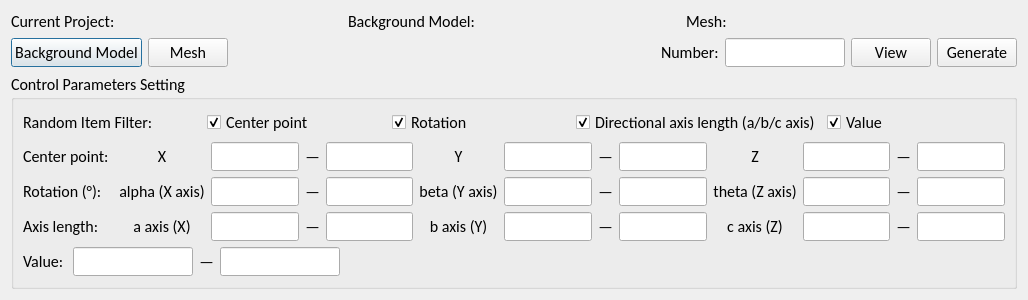
<?xml version="1.0" encoding="UTF-8"?>
<ui version="4.0">
 <class>Dialog</class>
 <widget class="QDialog" name="Dialog">
  <property name="geometry">
   <rect>
    <x>0</x>
    <y>0</y>
    <width>1028</width>
    <height>300</height>
   </rect>
  </property>
  <property name="font">
   <font>
    <family>Calibri</family>
    <pointsize>12</pointsize>
   </font>
  </property>
  <property name="windowTitle">
   <string>Random Ellipsoid Generator</string>
  </property>
  <layout class="QVBoxLayout" name="verticalLayout">
   <item>
    <layout class="QHBoxLayout" name="horizontalLayout_header_2" stretch="1,1,1">
     <item>
      <widget class="QLabel" name="label_project">
       <property name="text">
        <string>Current Project:</string>
       </property>
      </widget>
     </item>
     <item>
      <widget class="QLabel" name="label_model_in">
       <property name="text">
        <string>Background Model:</string>
       </property>
      </widget>
     </item>
     <item>
      <widget class="QLabel" name="label_mesh">
       <property name="text">
        <string>Mesh:</string>
       </property>
      </widget>
     </item>
    </layout>
   </item>
   <item>
    <layout class="QHBoxLayout" name="horizontalLayout_header2">
     <item>
      <widget class="QPushButton" name="pushBtn_Model_in">
       <property name="text">
        <string>Background Model</string>
       </property>
      </widget>
     </item>
     <item>
      <widget class="QPushButton" name="pushBtn_Mesh">
       <property name="text">
        <string>Mesh</string>
       </property>
      </widget>
     </item>
     <item>
      <spacer name="horizontalSpacer_3">
       <property name="orientation">
        <enum>Qt::Horizontal</enum>
       </property>
       <property name="sizeHint" stdset="0">
        <size>
         <width>40</width>
         <height>20</height>
        </size>
       </property>
      </spacer>
     </item>
     <item>
      <widget class="QLabel" name="label_num">
       <property name="text">
        <string>Number:</string>
       </property>
      </widget>
     </item>
     <item>
      <widget class="QLineEdit" name="lineEdit_count">
       <property name="maximumSize">
        <size>
         <width>120</width>
         <height>16777215</height>
        </size>
       </property>
       <property name="alignment">
        <set>Qt::AlignCenter</set>
       </property>
      </widget>
     </item>
     <item>
      <widget class="QPushButton" name="pushBtn_View">
       <property name="text">
        <string>View</string>
       </property>
      </widget>
     </item>
     <item>
      <widget class="QPushButton" name="pushBtn_Gen">
       <property name="text">
        <string>Generate</string>
       </property>
      </widget>
     </item>
    </layout>
   </item>
   <item>
    <widget class="QGroupBox" name="groupBox_para">
     <property name="sizePolicy">
      <sizepolicy hsizetype="Preferred" vsizetype="Preferred">
       <horstretch>0</horstretch>
       <verstretch>0</verstretch>
      </sizepolicy>
     </property>
     <property name="maximumSize">
      <size>
       <width>16777215</width>
       <height>16777215</height>
      </size>
     </property>
     <property name="title">
      <string>Control Parameters Setting</string>
     </property>
     <layout class="QVBoxLayout" name="verticalLayout_2" stretch="0,1,0">
      <item>
       <layout class="QHBoxLayout" name="horizontalLayout_6">
        <item>
         <widget class="QLabel" name="label_randomItem">
          <property name="text">
           <string>Random Item Filter:</string>
          </property>
         </widget>
        </item>
        <item>
         <widget class="QCheckBox" name="checkBox_centerPoints">
          <property name="text">
           <string>Center point</string>
          </property>
          <property name="checked">
           <bool>true</bool>
          </property>
          <property name="tristate">
           <bool>false</bool>
          </property>
         </widget>
        </item>
        <item>
         <widget class="QCheckBox" name="checkBox_rotation">
          <property name="text">
           <string>Rotation</string>
          </property>
          <property name="checked">
           <bool>true</bool>
          </property>
         </widget>
        </item>
        <item>
         <widget class="QCheckBox" name="checkBox_ABCaxis">
          <property name="text">
           <string>Directional axis length (a/b/c axis)</string>
          </property>
          <property name="checked">
           <bool>true</bool>
          </property>
         </widget>
        </item>
        <item>
         <widget class="QCheckBox" name="checkBox_val">
          <property name="text">
           <string>Value</string>
          </property>
          <property name="checked">
           <bool>true</bool>
          </property>
         </widget>
        </item>
       </layout>
      </item>
      <item>
       <layout class="QGridLayout" name="gridLayout">
        <item row="1" column="5">
         <widget class="QLabel" name="label_EllipsoidRBeta">
          <property name="text">
           <string>beta (Y axis)</string>
          </property>
          <property name="alignment">
           <set>Qt::AlignCenter</set>
          </property>
         </widget>
        </item>
        <item row="2" column="3">
         <widget class="QLabel" name="label_aRange">
          <property name="text">
           <string>—</string>
          </property>
          <property name="alignment">
           <set>Qt::AlignCenter</set>
          </property>
         </widget>
        </item>
        <item row="0" column="6">
         <widget class="QLineEdit" name="lineEdit_centerYmin">
          <property name="maximumSize">
           <size>
            <width>150</width>
            <height>16777215</height>
           </size>
          </property>
          <property name="alignment">
           <set>Qt::AlignCenter</set>
          </property>
         </widget>
        </item>
        <item row="1" column="11">
         <widget class="QLabel" name="label_thetaRange">
          <property name="text">
           <string>—</string>
          </property>
          <property name="alignment">
           <set>Qt::AlignCenter</set>
          </property>
         </widget>
        </item>
        <item row="1" column="1">
         <widget class="QLabel" name="label_EllipsoidRalpha">
          <property name="text">
           <string>alpha (X axis)</string>
          </property>
          <property name="alignment">
           <set>Qt::AlignCenter</set>
          </property>
         </widget>
        </item>
        <item row="0" column="2">
         <widget class="QLineEdit" name="lineEdit_centerXmin">
          <property name="maximumSize">
           <size>
            <width>150</width>
            <height>16777215</height>
           </size>
          </property>
          <property name="alignment">
           <set>Qt::AlignCenter</set>
          </property>
         </widget>
        </item>
        <item row="2" column="1">
         <widget class="QLabel" name="label_EllipsoidA">
          <property name="text">
           <string>a axis (X)</string>
          </property>
          <property name="alignment">
           <set>Qt::AlignCenter</set>
          </property>
         </widget>
        </item>
        <item row="2" column="12">
         <widget class="QLineEdit" name="lineEdit_EllipsoidCmax">
          <property name="maximumSize">
           <size>
            <width>150</width>
            <height>16777215</height>
           </size>
          </property>
          <property name="alignment">
           <set>Qt::AlignCenter</set>
          </property>
         </widget>
        </item>
        <item row="2" column="11">
         <widget class="QLabel" name="label_cRange">
          <property name="text">
           <string>—</string>
          </property>
          <property name="alignment">
           <set>Qt::AlignCenter</set>
          </property>
         </widget>
        </item>
        <item row="2" column="2">
         <widget class="QLineEdit" name="lineEdit_EllipsoidAmin">
          <property name="maximumSize">
           <size>
            <width>150</width>
            <height>16777215</height>
           </size>
          </property>
          <property name="alignment">
           <set>Qt::AlignCenter</set>
          </property>
         </widget>
        </item>
        <item row="1" column="9">
         <widget class="QLabel" name="label_EllipsoidRtheta">
          <property name="text">
           <string>theta (Z axis)</string>
          </property>
          <property name="alignment">
           <set>Qt::AlignCenter</set>
          </property>
         </widget>
        </item>
        <item row="2" column="6">
         <widget class="QLineEdit" name="lineEdit_EllipsoidBmin">
          <property name="maximumSize">
           <size>
            <width>150</width>
            <height>16777215</height>
           </size>
          </property>
          <property name="alignment">
           <set>Qt::AlignCenter</set>
          </property>
         </widget>
        </item>
        <item row="0" column="0">
         <widget class="QLabel" name="label_center">
          <property name="text">
           <string>Center point: </string>
          </property>
         </widget>
        </item>
        <item row="1" column="2">
         <widget class="QLineEdit" name="lineEdit_Ralphamin">
          <property name="maximumSize">
           <size>
            <width>150</width>
            <height>16777215</height>
           </size>
          </property>
          <property name="alignment">
           <set>Qt::AlignCenter</set>
          </property>
         </widget>
        </item>
        <item row="0" column="9">
         <widget class="QLabel" name="label_EllipsoidcenterZ">
          <property name="text">
           <string>Z</string>
          </property>
          <property name="alignment">
           <set>Qt::AlignCenter</set>
          </property>
         </widget>
        </item>
        <item row="2" column="5">
         <widget class="QLabel" name="label_EllipsoidB">
          <property name="text">
           <string>b axis (Y)</string>
          </property>
          <property name="alignment">
           <set>Qt::AlignCenter</set>
          </property>
         </widget>
        </item>
        <item row="1" column="3">
         <widget class="QLabel" name="label_alphaRange">
          <property name="text">
           <string>—</string>
          </property>
          <property name="alignment">
           <set>Qt::AlignCenter</set>
          </property>
         </widget>
        </item>
        <item row="0" column="4">
         <widget class="QLineEdit" name="lineEdit_centerXmax">
          <property name="maximumSize">
           <size>
            <width>150</width>
            <height>16777215</height>
           </size>
          </property>
          <property name="alignment">
           <set>Qt::AlignCenter</set>
          </property>
         </widget>
        </item>
        <item row="1" column="7">
         <widget class="QLabel" name="label_betaRange">
          <property name="text">
           <string>—</string>
          </property>
          <property name="alignment">
           <set>Qt::AlignCenter</set>
          </property>
         </widget>
        </item>
        <item row="0" column="12">
         <widget class="QLineEdit" name="lineEdit_centerZmax">
          <property name="maximumSize">
           <size>
            <width>150</width>
            <height>16777215</height>
           </size>
          </property>
          <property name="alignment">
           <set>Qt::AlignCenter</set>
          </property>
         </widget>
        </item>
        <item row="1" column="0">
         <widget class="QLabel" name="label_rotation">
          <property name="text">
           <string>Rotation (°): </string>
          </property>
         </widget>
        </item>
        <item row="1" column="4">
         <widget class="QLineEdit" name="lineEdit_Ralphamax">
          <property name="maximumSize">
           <size>
            <width>150</width>
            <height>16777215</height>
           </size>
          </property>
          <property name="alignment">
           <set>Qt::AlignCenter</set>
          </property>
         </widget>
        </item>
        <item row="1" column="8">
         <widget class="QLineEdit" name="lineEdit_Rbetamax">
          <property name="maximumSize">
           <size>
            <width>150</width>
            <height>16777215</height>
           </size>
          </property>
          <property name="alignment">
           <set>Qt::AlignCenter</set>
          </property>
         </widget>
        </item>
        <item row="2" column="4">
         <widget class="QLineEdit" name="lineEdit_EllipsoidAmax">
          <property name="maximumSize">
           <size>
            <width>150</width>
            <height>16777215</height>
           </size>
          </property>
          <property name="alignment">
           <set>Qt::AlignCenter</set>
          </property>
         </widget>
        </item>
        <item row="2" column="8">
         <widget class="QLineEdit" name="lineEdit_EllipsoidBmax">
          <property name="maximumSize">
           <size>
            <width>150</width>
            <height>16777215</height>
           </size>
          </property>
          <property name="alignment">
           <set>Qt::AlignCenter</set>
          </property>
         </widget>
        </item>
        <item row="2" column="9">
         <widget class="QLabel" name="label_EllipsoidC">
          <property name="text">
           <string>c axis (Z)</string>
          </property>
          <property name="alignment">
           <set>Qt::AlignCenter</set>
          </property>
         </widget>
        </item>
        <item row="0" column="3">
         <widget class="QLabel" name="label_centerXRange">
          <property name="text">
           <string>—</string>
          </property>
          <property name="alignment">
           <set>Qt::AlignCenter</set>
          </property>
         </widget>
        </item>
        <item row="0" column="8">
         <widget class="QLineEdit" name="lineEdit_centerYmax">
          <property name="maximumSize">
           <size>
            <width>150</width>
            <height>16777215</height>
           </size>
          </property>
          <property name="alignment">
           <set>Qt::AlignCenter</set>
          </property>
         </widget>
        </item>
        <item row="0" column="7">
         <widget class="QLabel" name="label_centerYRange">
          <property name="text">
           <string>—</string>
          </property>
          <property name="alignment">
           <set>Qt::AlignCenter</set>
          </property>
         </widget>
        </item>
        <item row="0" column="10">
         <widget class="QLineEdit" name="lineEdit_centerZmin">
          <property name="maximumSize">
           <size>
            <width>150</width>
            <height>16777215</height>
           </size>
          </property>
          <property name="alignment">
           <set>Qt::AlignCenter</set>
          </property>
         </widget>
        </item>
        <item row="0" column="5">
         <widget class="QLabel" name="label_EllipsoidcenterY">
          <property name="text">
           <string>Y</string>
          </property>
          <property name="alignment">
           <set>Qt::AlignCenter</set>
          </property>
         </widget>
        </item>
        <item row="1" column="12">
         <widget class="QLineEdit" name="lineEdit_Rthetamax">
          <property name="maximumSize">
           <size>
            <width>150</width>
            <height>16777215</height>
           </size>
          </property>
          <property name="alignment">
           <set>Qt::AlignCenter</set>
          </property>
         </widget>
        </item>
        <item row="1" column="6">
         <widget class="QLineEdit" name="lineEdit_Rbetamin">
          <property name="maximumSize">
           <size>
            <width>150</width>
            <height>16777215</height>
           </size>
          </property>
          <property name="alignment">
           <set>Qt::AlignCenter</set>
          </property>
         </widget>
        </item>
        <item row="2" column="7">
         <widget class="QLabel" name="label_bRange">
          <property name="text">
           <string>—</string>
          </property>
          <property name="alignment">
           <set>Qt::AlignCenter</set>
          </property>
         </widget>
        </item>
        <item row="0" column="11">
         <widget class="QLabel" name="label_centerZRange">
          <property name="text">
           <string>—</string>
          </property>
          <property name="alignment">
           <set>Qt::AlignCenter</set>
          </property>
         </widget>
        </item>
        <item row="2" column="10">
         <widget class="QLineEdit" name="lineEdit_EllipsoidCmin">
          <property name="maximumSize">
           <size>
            <width>150</width>
            <height>16777215</height>
           </size>
          </property>
          <property name="alignment">
           <set>Qt::AlignCenter</set>
          </property>
         </widget>
        </item>
        <item row="0" column="1">
         <widget class="QLabel" name="label_EllipsoidcenterX">
          <property name="text">
           <string>X</string>
          </property>
          <property name="alignment">
           <set>Qt::AlignCenter</set>
          </property>
         </widget>
        </item>
        <item row="2" column="0">
         <widget class="QLabel" name="label_EllipsoidAxis">
          <property name="text">
           <string>Axis length: </string>
          </property>
         </widget>
        </item>
        <item row="1" column="10">
         <widget class="QLineEdit" name="lineEdit_Rthetamin">
          <property name="maximumSize">
           <size>
            <width>150</width>
            <height>16777215</height>
           </size>
          </property>
          <property name="alignment">
           <set>Qt::AlignCenter</set>
          </property>
         </widget>
        </item>
       </layout>
      </item>
      <item>
       <layout class="QHBoxLayout" name="horizontalLayout">
        <item>
         <widget class="QLabel" name="label_val">
          <property name="text">
           <string>Value: </string>
          </property>
          <property name="alignment">
           <set>Qt::AlignLeading|Qt::AlignLeft|Qt::AlignVCenter</set>
          </property>
         </widget>
        </item>
        <item>
         <widget class="QLineEdit" name="lineEdit_valmin">
          <property name="maximumSize">
           <size>
            <width>120</width>
            <height>16777215</height>
           </size>
          </property>
          <property name="alignment">
           <set>Qt::AlignCenter</set>
          </property>
         </widget>
        </item>
        <item>
         <widget class="QLabel" name="label_valRange">
          <property name="text">
           <string>—</string>
          </property>
          <property name="alignment">
           <set>Qt::AlignCenter</set>
          </property>
         </widget>
        </item>
        <item>
         <widget class="QLineEdit" name="lineEdit_valmax">
          <property name="maximumSize">
           <size>
            <width>120</width>
            <height>16777215</height>
           </size>
          </property>
          <property name="alignment">
           <set>Qt::AlignCenter</set>
          </property>
         </widget>
        </item>
        <item>
         <spacer name="horizontalSpacer">
          <property name="orientation">
           <enum>Qt::Horizontal</enum>
          </property>
          <property name="sizeHint" stdset="0">
           <size>
            <width>40</width>
            <height>20</height>
           </size>
          </property>
         </spacer>
        </item>
       </layout>
      </item>
     </layout>
    </widget>
   </item>
  </layout>
 </widget>
 <tabstops>
  <tabstop>pushBtn_Model_in</tabstop>
  <tabstop>pushBtn_Mesh</tabstop>
  <tabstop>lineEdit_count</tabstop>
  <tabstop>pushBtn_View</tabstop>
  <tabstop>pushBtn_Gen</tabstop>
  <tabstop>checkBox_centerPoints</tabstop>
  <tabstop>checkBox_rotation</tabstop>
  <tabstop>checkBox_ABCaxis</tabstop>
  <tabstop>checkBox_val</tabstop>
  <tabstop>lineEdit_centerXmin</tabstop>
  <tabstop>lineEdit_centerXmax</tabstop>
  <tabstop>lineEdit_centerYmin</tabstop>
  <tabstop>lineEdit_centerYmax</tabstop>
  <tabstop>lineEdit_centerZmin</tabstop>
  <tabstop>lineEdit_centerZmax</tabstop>
  <tabstop>lineEdit_Ralphamin</tabstop>
  <tabstop>lineEdit_Ralphamax</tabstop>
  <tabstop>lineEdit_Rbetamin</tabstop>
  <tabstop>lineEdit_Rbetamax</tabstop>
  <tabstop>lineEdit_Rthetamin</tabstop>
  <tabstop>lineEdit_Rthetamax</tabstop>
  <tabstop>lineEdit_EllipsoidAmin</tabstop>
  <tabstop>lineEdit_EllipsoidAmax</tabstop>
  <tabstop>lineEdit_EllipsoidBmin</tabstop>
  <tabstop>lineEdit_EllipsoidBmax</tabstop>
  <tabstop>lineEdit_EllipsoidCmin</tabstop>
  <tabstop>lineEdit_EllipsoidCmax</tabstop>
  <tabstop>lineEdit_valmin</tabstop>
  <tabstop>lineEdit_valmax</tabstop>
 </tabstops>
 <resources/>
 <connections/>
</ui>
